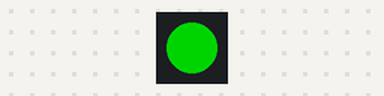
The sketch below on a simulated Arduino Mega 2560, built with avr-gcc and run on an emulated ATmega2560. On the bench: 1 RGB LEDs in strip order, left to right. Dim RGB values are drawn brighter than linear.

Above: at 0.2 s.
At 1.7 s:
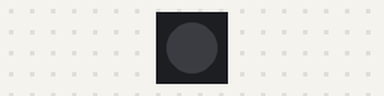
Timing chart, 0 to 3.0 s (numbered marks = the images above):
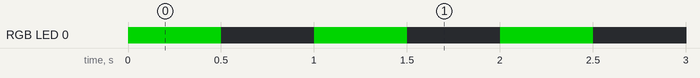

Measured:
- by itself, RGB LED 0: alternates RGB(0, 128, 0) for 0.50 s and off for 0.50 s

The sketch:

LED2.ino
```cpp
#define FASTLED_INTERNAL //remove annoying pragma messages -https://github.com/FastLED/FastLED/issues/1169
#include "pin_config.h"
#include <FastLED.h>

CRGB leds;

//Flash multicolor
void led_task(void *param) {
  while (1) {
    static uint8_t hue = 0;
    leds = CHSV(hue++, 0XFF, 100);
    FastLED.show();
    delay(50);
  }
}

void setup() {
  // put your setup code here, to run once:
  // BGR ordering is typical
  FastLED.addLeds<APA102, LED_DI_PIN, LED_CI_PIN, BGR>(&leds, 1);

  //leds = CRGB::Red;
  //leds = CRGB::Blue;
  leds = CRGB::Green;
  FastLED.show();
  //xTaskCreatePinnedToCore(led_task, "led_task", 1024, NULL, 1, NULL, 0);
}

void loop() {
  // Flash the LED
  leds = CRGB::Green;
  FastLED.show();
  delay(500);

  // Now turn the LED off, then pause
  leds = CRGB::Black;
  FastLED.show();
  delay(500);
}
```

pin_config.h
```cpp
#pragma once

#define BTN_PIN     0

#define LED_DI_PIN     40
#define LED_CI_PIN     39

#define TFT_CS_PIN     4
#define TFT_SDA_PIN    3
#define TFT_SCL_PIN    5
#define TFT_DC_PIN     2
#define TFT_RES_PIN    1
#define TFT_LEDA_PIN   38

#define SD_MMC_D0_PIN  14
#define SD_MMC_D1_PIN  17
#define SD_MMC_D2_PIN  21
#define SD_MMC_D3_PIN  18
#define SD_MMC_CLK_PIN 12
#define SD_MMC_CMD_PIN 16
```
